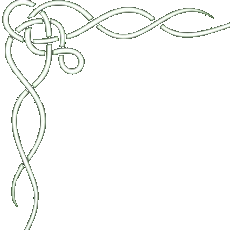
#> input picture instagram/templates/assets/corner_tl.png, 230 x 230 px, found by its file name
$ python tmp_render_second_stage_review.py
#> lines starting #> are read from the running program, lines starting #| are printed output that depends on the picture
### instagram/factory/render_primitives.py
from __future__ import annotations
import math
from pathlib import Path
from typing import Iterable
from PIL import Image, ImageDraw, ImageFont
W,H=1080,1350
BG='#0f2f24'; TEXT='#f4ead7'; ACCENT='#d8b45f'; MUTED='#c8bda8'
CORNER_DIR=Path('instagram/templates/assets')
def font(size:int,bold:bool=False):
    paths=['/usr/share/fonts/truetype/dejavu/DejaVuSans-Bold.ttf' if bold else '/usr/share/fonts/truetype/dejavu/DejaVuSans.ttf','/usr/share/fonts/truetype/liberation2/LiberationSans-Bold.ttf' if bold else '/usr/share/fonts/truetype/liberation2/LiberationSans-Regular.ttf']
    for p in paths:
        if Path(p).exists(): return ImageFont.truetype(p,size=size)
    return ImageFont.load_default()
def base_slide():
    missing=[n for n in ('corner_tl.png','corner_tr.png','corner_bl.png','corner_br.png') if not (CORNER_DIR/n).is_file()]
    if missing: raise FileNotFoundError(f'Approved Instagram corner assets are missing: {missing}')
    im=Image.new('RGB',(W,H),BG)
    for n,pos in [('corner_tl.png',(0,0)),('corner_tr.png',(925,0)),('corner_bl.png',(0,1195)),('corner_br.png',(925,1195))]:
        c=Image.open(CORNER_DIR/n).convert('RGBA').resize((155,155),Image.Resampling.LANCZOS); im.paste(c,pos,c)
#> pass 2 of the loop in base_slide, `for n,pos in [('corner_tl.png',(0,0)),('corner_tr.png',(925,0)),('corn..`:
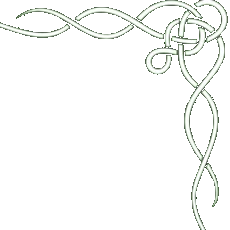
#> input picture instagram/templates/assets/corner_tr.png, 230 x 230 px, found by its file name
#> in base_slide, `im.paste(c, pos, c)`:
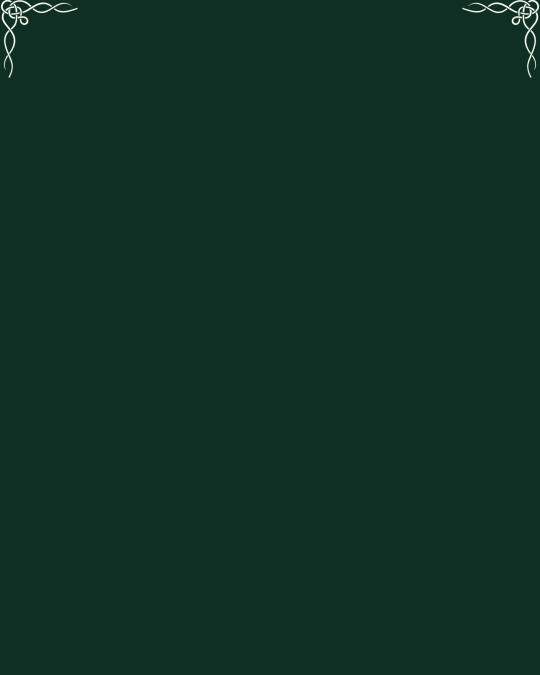
#> im: PIL image 1080x1350 RGB (shown at 1/2 size); mean R, G, B 15.6, 47.6, 36.6
#> pass 2 of the loop in base_slide, `for n,pos in [('corner_tl.png',(0,0)),('corner_tr.png',(925,0)),('corn..`:
#> pass 2 of the loop in base_slide, `for n,pos in [('corner_tl.png',(0,0)),('corner_tr.png',(925,0)),('corn..`:
#> call 3 of explainer, with filename = '03-carers.png', status_label = 'WHERE IT IS NOW'
#> pass 2 of the loop in base_slide, `for n,pos in [('corner_tl.png',(0,0)),('corner_tr.png',(925,0)),('corn..`:
#> in explainer (call 3), `im.save(OUT / filename)`:
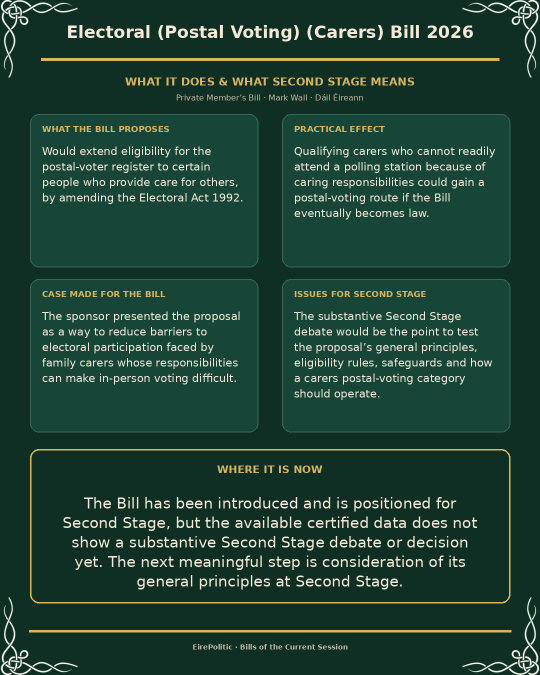
#> saved as 03-carers.png: PIL image 1080x1350 RGB (shown at 1/2 size); mean R, G, B 33.6, 67.7, 53.7
#> pass 2 of the loop in base_slide, `for n,pos in [('corner_tl.png',(0,0)),('corner_tr.png',(925,0)),('corn..`:
#> in process_glossary, `im.save(OUT / '04-process-glossary.png')`:
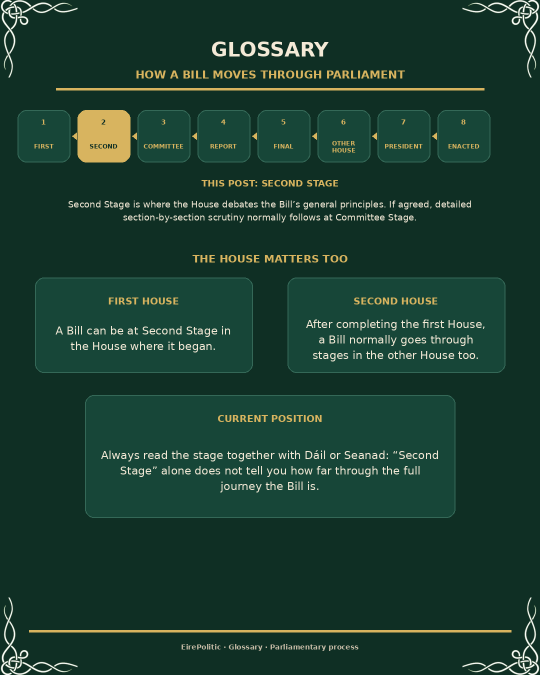
#> saved as 04-process-glossary.png: PIL image 1080x1350 RGB (shown at 1/2 size); mean R, G, B 27.1, 60.9, 47.2
#> pass 2 of the loop in base_slide, `for n,pos in [('corner_tl.png',(0,0)),('corner_tr.png',(925,0)),('corn..`:
    return im
def _width(d,text,f):
    b=d.textbbox((0,0),text,font=f,anchor='la'); return b[2]-b[0]
def wrap_text_px(d,text,f,max_width:int):
    words=str(text or '').split()
    if not words: return []
    lines=[]; cur=words[0]
    for w in words[1:]:
        cand=f'{cur} {w}'
        if _width(d,cand,f)<=max_width: cur=cand
        else: lines.append(cur); cur=w
    lines.append(cur); return lines
def contact_sheet(items:Iterable[tuple[str,Path]],out_path:Path,*,columns:int=4):
    items=list(items); tw,th,lh,g=250,312,34,18; rows=math.ceil(len(items)/columns)
    canvas=Image.new('RGB',(columns*(tw+g)+g,rows*(th+lh+g)+g),BG); d=ImageDraw.Draw(canvas); lf=font(18,True)
    for idx,(label,path) in enumerate(items):
        row,col=divmod(idx,columns); x=g+col*(tw+g); y=g+row*(th+lh+g); im=Image.open(path).convert('RGB'); im.thumbnail((tw,th),Image.Resampling.LANCZOS); canvas.paste(im,(x+(tw-im.width)//2,y)); d.text((x+tw//2,y+th+20),label,font=lf,fill=TEXT,anchor='mm')
    out_path.parent.mkdir(parents=True,exist_ok=True); canvas.save(out_path,quality=92)

### process/tmp_render_second_stage_review.py
#!/usr/bin/env python3
from pathlib import Path
from PIL import Image, ImageDraw
from instagram.factory.render_primitives import base_slide, font, wrap_text_px, contact_sheet, BG, TEXT, ACCENT, MUTED

OUT = Path('artifacts/bill-tracker-second-stage-review')
OUT.mkdir(parents=True, exist_ok=True)
W, H = 1080, 1350
PANEL = '#174638'
OUTLINE = '#346857'


def rule(d, y, l=82, r=998, w=5):
    d.rectangle((l, y, r, y + w), fill=ACCENT)


def panel(d, box, outline=OUTLINE, fill=PANEL, w=2):
    d.rounded_rectangle(box, radius=18, fill=fill, outline=outline, width=w)


def footer(d, text='EirePolitic · Bills of the Current Session'):
    rule(d, 1260, 58, 1022, 4)
    d.text((W // 2, 1286), text, font=font(14, True), fill=MUTED, anchor='ma')


def lines_height(d, lines, f, gap=5):
    heights = []
    for line in lines:
        b = d.textbbox((0, 0), line, font=f)
        heights.append(b[3] - b[1])
    return sum(heights) + gap * max(0, len(lines) - 1)


def wrapped(d, text, x, y, f, width, fill=TEXT, gap=5, center=False):
    lines = wrap_text_px(d, text, f, width)
    cur = y
    for line in lines:
        ax = W // 2 if center else x
        anchor = 'ma' if center else 'la'
        d.text((ax, cur), line, font=f, fill=fill, anchor=anchor)
        b = d.textbbox((ax, cur), line, font=f, anchor=anchor)
        cur = b[3] + gap
    return cur


def draw_centered_block(d, text, box, f, fill=TEXT, gap=5):
    x0, y0, x1, y1 = box
    width = x1 - x0
    lines = wrap_text_px(d, text, f, width)
    total_h = lines_height(d, lines, f, gap)
    cur = y0 + max(0, (y1 - y0 - total_h) // 2)
    cx = (x0 + x1) // 2
    for line in lines:
        d.text((cx, cur), line, font=f, fill=fill, anchor='ma')
        b = d.textbbox((cx, cur), line, font=f, anchor='ma')
        cur = b[3] + gap
    return cur


def fit(d, text, width, start=24, min_size=17, max_lines=7, bold=False):
    for s in range(start, min_size - 1, -1):
        f = font(s, bold)
        lines = wrap_text_px(d, text, f, width)
        if len(lines) <= max_lines:
            return f
    raise RuntimeError(text)


def fit_block(d, text, width, height, start=31, min_size=18, max_lines=7, bold=False, gap=5):
    for s in range(start, min_size - 1, -1):
        f = font(s, bold)
        lines = wrap_text_px(d, text, f, width)
        if len(lines) <= max_lines and lines_height(d, lines, f, gap) <= height:
            return f
    raise RuntimeError(f'text block does not fit: {text}')


def title(d, text, top=44, maxw=910, start=34, min_size=25, max_lines=2):
    f = fit(d, text, maxw, start, min_size, max_lines, True)
    lines = wrap_text_px(d, text, f, maxw)
    cur = top
    for line in lines:
        d.text((W // 2, cur), line, font=f, fill=TEXT, anchor='ma')
        b = d.textbbox((W // 2, cur), line, font=f, anchor='ma')
        cur = b[3] + 4
    return cur


def shared_font(d, texts, width, height, start=22, min_size=16, max_lines=7):
    for s in range(start, min_size - 1, -1):
        f = font(s)
        ok = True
        for t in texts:
            lines = wrap_text_px(d, t, f, width)
            if len(lines) > max_lines or lines_height(d, lines, f, 4) > height:
                ok = False
                break
        if ok:
            return f
    raise RuntimeError('shared text does not fit')


def cover():
    im = base_slide()
    d = ImageDraw.Draw(im)
    d.text((W // 2, 126), 'BILLS OF THE', font=font(28, True), fill=ACCENT, anchor='ma')
    d.text((W // 2, 174), 'CURRENT SESSION', font=font(44, True), fill=TEXT, anchor='ma')
    rule(d, 240, 138, 942, 5)
    d.text((W // 2, 282), 'SECOND STAGE · FORMAT REVIEW', font=font(26, True), fill=ACCENT, anchor='ma')
    wrapped(
        d,
        'At Second Stage, the House debates the general principles of a Bill. Some Bills are awaiting debate; others complete Second Stage and move on for detailed scrutiny.',
        0, 345, font(22), 790, center=True,
    )
    d.text((W // 2, 520), 'IN THIS REVIEW', font=font(23, True), fill=ACCENT, anchor='ma')
    bills = [
        'Anti-Shrinkflation Bill 2026',
        'Broadcasting (Amendment) Bill 2026',
        'Electoral (Postal Voting) (Carers) Bill 2026',
    ]
    y = 570
    for i, b in enumerate(bills, 1):
        panel(d, (76, y, 1004, y + 176))
        d.ellipse((106, y + 58, 164, y + 116), fill=ACCENT)
        d.text((135, y + 87), str(i), font=font(23, True), fill=BG, anchor='mm')
        f = fit(d, b, 760, 24, 19, 3, True)
        lines = wrap_text_px(d, b, f, 760)
        total_h = lines_height(d, lines, f, 4)
        cur = y + (176 - total_h) // 2
        for line in lines:
            d.text((570, cur), line, font=f, fill=TEXT, anchor='ma')
            bb = d.textbbox((570, cur), line, font=f, anchor='ma')
            cur = bb[3] + 4
        y += 198
    footer(d, 'EirePolitic · Second Stage · Format review')
    im.save(OUT / '00-cover.png')


def explainer(filename, title_text, meta, what, effect, case, issues, status_label, status_body):
    im = base_slide()
    d = ImageDraw.Draw(im)
    tb = title(d, title_text)
    ry = max(116, tb + 18)
    rule(d, ry)
    d.text((W // 2, ry + 34), 'WHAT IT DOES & WHAT SECOND STAGE MEANS', font=font(22, True), fill=ACCENT, anchor='ma')
    d.text((W // 2, ry + 70), meta, font=font(16), fill=MUTED, anchor='ma')

    top = ry + 112
    bh = 306
    gap = 24
    boxes = [
        (60, top, 516, top + bh),
        (564, top, 1020, top + bh),
        (60, top + bh + gap, 516, top + 2 * bh + gap),
        (564, top + bh + gap, 1020, top + 2 * bh + gap),
    ]
    labels = ['WHAT THE BILL PROPOSES', 'PRACTICAL EFFECT', 'CASE MADE FOR THE BILL', 'ISSUES FOR SECOND STAGE']
    texts = [what, effect, case, issues]
    bf = shared_font(d, texts, 402, 215, 22, 16, 7)
    for box, label, txt in zip(boxes, labels, texts):
        panel(d, box)
        d.text((box[0] + 24, box[1] + 20), label, font=font(17, True), fill=ACCENT, anchor='la')
        end = wrapped(d, txt, box[0] + 24, box[1] + 61, bf, box[2] - box[0] - 48)
        if end > box[3] - 16:
            raise RuntimeError(f'overflow {filename} {label}')

    sy = boxes[2][3] + 34
    status_box = (60, sy, 1020, 1206)
    panel(d, status_box, outline=ACCENT, fill=BG, w=3)
    d.text((W // 2, sy + 28), status_label, font=font(21, True), fill=ACCENT, anchor='ma')

    text_box = (110, sy + 66, 970, 1180)
    available_h = text_box[3] - text_box[1]
    sf = fit_block(d, status_body, text_box[2] - text_box[0], available_h, start=30, min_size=18, max_lines=6)
    draw_centered_block(d, status_body, text_box, sf)

    footer(d)
    im.save(OUT / filename)


def process_glossary():
    im = base_slide()
    d = ImageDraw.Draw(im)
    d.text((W // 2, 75), 'GLOSSARY', font=font(40, True), fill=TEXT, anchor='ma')
    d.text((W // 2, 136), 'HOW A BILL MOVES THROUGH PARLIAMENT', font=font(22, True), fill=ACCENT, anchor='ma')
    rule(d, 176, 112, 968, 4)

    labels = ['FIRST', 'SECOND', 'COMMITTEE', 'REPORT', 'FINAL', 'OTHER HOUSE', 'PRESIDENT', 'ENACTED']
    x0, y, bw, bh, gap = 35, 220, 105, 104, 15
    for i, lbl in enumerate(labels):
        x = x0 + i * (bw + gap)
        active = lbl == 'SECOND'
        panel(d, (x, y, x + bw, y + bh), outline=ACCENT if active else OUTLINE, fill=ACCENT if active else PANEL)
        d.text((x + bw // 2, y + 24), str(i + 1), font=font(14, True), fill=BG if active else ACCENT, anchor='mm')
        f = fit(d, lbl, bw - 12, 12, 10, 2, True)
        label_box = (x + 6, y + 47, x + bw - 6, y + 92)
        draw_centered_block(d, lbl, label_box, f, fill=BG if active else ACCENT, gap=2)
        if i < len(labels) - 1:
            ax = x + bw + 4
            d.polygon([(ax, y + 52), (ax + 9, y + 45), (ax + 9, y + 59)], fill=ACCENT)

    d.text((W // 2, 356), 'THIS POST: SECOND STAGE', font=font(18, True), fill=ACCENT, anchor='ma')
    wrapped(
        d,
        'Second Stage is where the House debates the Bill’s general principles. If agreed, detailed section-by-section scrutiny normally follows at Committee Stage.',
        0, 398, font(18), 860, center=True,
    )
    d.text((W // 2, 505), 'THE HOUSE MATTERS TOO', font=font(21, True), fill=ACCENT, anchor='ma')

    cards = [
        ('FIRST HOUSE', 'A Bill can be at Second Stage in the House where it began.'),
        ('SECOND HOUSE', 'After completing the first House, a Bill normally goes through stages in the other House too.'),
        ('CURRENT POSITION', 'Always read the stage together with Dáil or Seanad: “Second Stage” alone does not tell you how far through the full journey the Bill is.'),
    ]
    boxes = [(70, 555, 505, 745), (575, 555, 1010, 745), (170, 790, 910, 1035)]
    for (hd, bd), box in zip(cards, boxes):
        panel(d, box)
        cx = (box[0] + box[2]) // 2
        d.text((cx, box[1] + 36), hd, font=font(19, True), fill=ACCENT, anchor='ma')
        body_box = (box[0] + 28, box[1] + 68, box[2] - 28, box[3] - 22)
        body_font = fit_block(d, bd, body_box[2] - body_box[0], body_box[3] - body_box[1], start=22, min_size=18, max_lines=6)
        draw_centered_block(d, bd, body_box, body_font)

    footer(d, 'EirePolitic · Glossary · Parliamentary process')
    im.save(OUT / '04-process-glossary.png')


def second_stage_glossary():
    im = base_slide()
    d = ImageDraw.Draw(im)
    d.text((W // 2, 82), 'SECOND STAGE', font=font(41, True), fill=TEXT, anchor='ma')
    d.text((W // 2, 143), 'WHAT IS THE HOUSE DECIDING?', font=font(23, True), fill=ACCENT, anchor='ma')
    rule(d, 190, 112, 968, 4)

    cards = [
        ('GENERAL PRINCIPLES', 'The main debate is about the broad purpose and approach of the Bill, rather than line-by-line amendment.'),
        ('SECOND READING', 'The ordinary motion asks whether the Bill should be read a second time. If that question is agreed, the Bill can move forward.'),
        ('NOT COMMITTEE STAGE', 'Detailed examination of sections and amendments normally comes later at Committee Stage.'),
        ('NO RECORDED DIVISION', 'A decision can stand without a member-by-member division. If there is no recorded division, we do not invent a party tally.'),
        ('EXACT PROPOSITION', 'If a division occurs, always read the exact question. A vote may be on Second Reading itself, or on a procedural or amending proposition connected with it.'),
    ]
    y = 240
    heights = [165, 175, 165, 185, 205]
    bf = shared_font(d, [x[1] for x in cards], 820, 105, 22, 18, 4)
    for (hd, bd), hh in zip(cards, heights):
        panel(d, (82, y, 998, y + hh))
        d.text((106, y + 24), hd, font=font(20, True), fill=ACCENT, anchor='la')
        wrapped(d, bd, 106, y + 64, bf, 820)
        y += hh + 18

    footer(d, 'EirePolitic · Glossary · Understanding Second Stage')
    im.save(OUT / '05-second-stage-explainer.png')
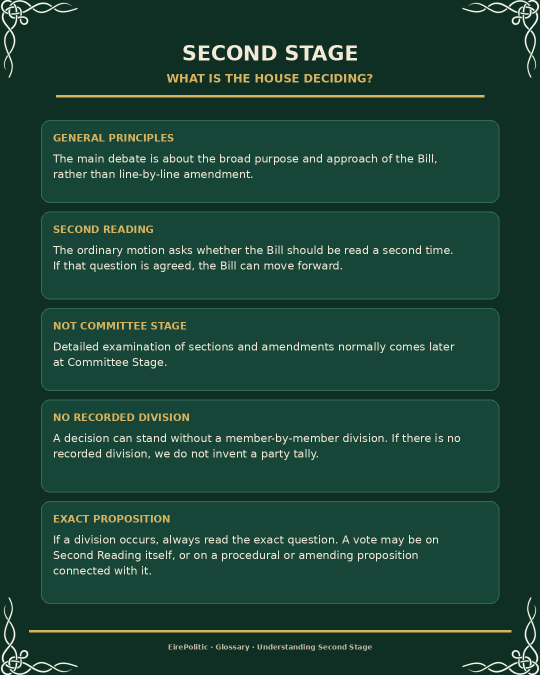
#> saved as 05-second-stage-explainer.png: PIL image 1080x1350 RGB (shown at 1/2 size); mean R, G, B 29.4, 67.4, 53.5


def build_sheet():
    files = [
        '00-cover.png',
        '01-anti-shrinkflation.png',
        '02-broadcasting-explainer.png',
        '03-carers.png',
        '04-process-glossary.png',
        '05-second-stage-explainer.png',
    ]
    for f in files:
        if Image.open(OUT / f).size != (1080, 1350):
            raise RuntimeError(f'bad size {f}')
#> pass 2 of the loop in build_sheet, `for f in files:`:
    contact_sheet([(str(i + 1), OUT / f) for i, f in enumerate(files)], OUT / 'contact-sheet.png', columns=3)
#> in contact_sheet, `items = list(items)`: items = 6 items
#> in contact_sheet, `rows = math.ceil(len(items) / columns)`: rows = 2
#> in contact_sheet, `canvas = Image.new('RGB', (columns * (tw + g) + g, rows * (th + lh + g`:
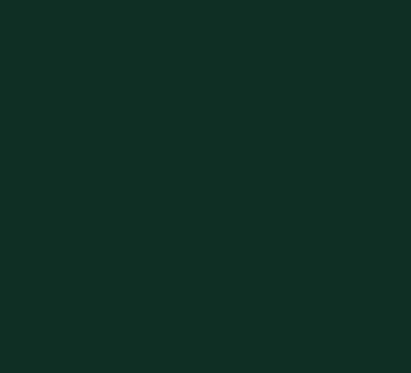
#> canvas: PIL image 822x746 RGB (shown at 1/2 size); mean R, G, B 15, 47, 36
#> in contact_sheet, `row, col = divmod(idx, columns)`: row = 0
#> in contact_sheet, `x = g + col * (tw + g)`: x = 18
#> in contact_sheet, `im.thumbnail((tw, th), Image.Resampling.LANCZOS)`:
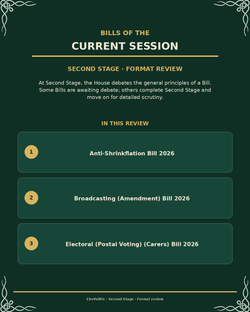
#> im: PIL image 250x312 RGB; mean R, G, B 27, 61.7, 48.3
#> in contact_sheet, `canvas.paste(im, (x + (tw - im.width) // 2, y))`:
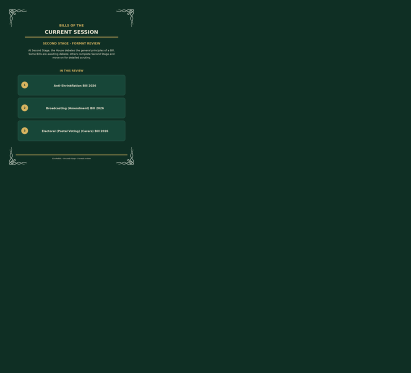
#> canvas: PIL image 822x746 RGB (shown at 1/2 size); mean R, G, B 16.5, 48.9, 37.6
#> pass 2 of the loop in contact_sheet, `for idx,(label,path) in enumerate(items):`:
#> col = 1
#> x = 286
#> in contact_sheet, `canvas.paste(im, (x + (tw - im.width) // 2, y))`:
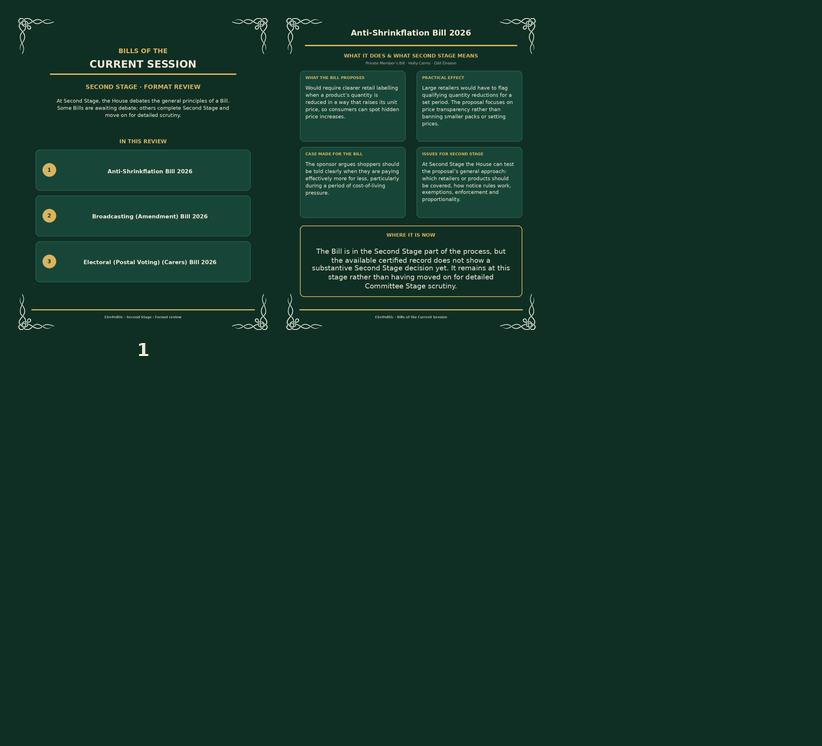
#> canvas: PIL image 822x746 RGB; mean R, G, B 18.8, 51.5, 39.8
#> in contact_sheet, `out_path.parent.mkdir(parents=True, exist_ok=True)`:
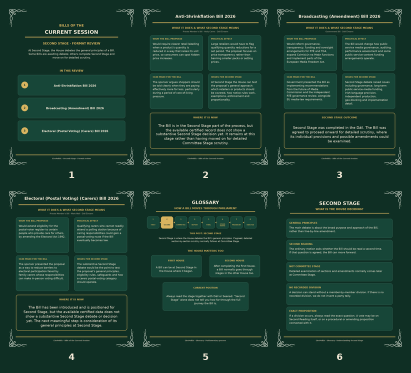
#> saved as contact-sheet.png: PIL image 822x746 RGB (shown at 1/2 size); mean R, G, B 27.1, 61.1, 48


if __name__ == '__main__':
    cover()
    explainer(
        '01-anti-shrinkflation.png',
        'Anti-Shrinkflation Bill 2026',
        'Private Member’s Bill · Holly Cairns · Dáil Éireann',
        'Would require clearer retail labelling when a product’s quantity is reduced in a way that raises its unit price, so consumers can spot hidden price increases.',
        'Large retailers would have to flag qualifying quantity reductions for a set period. The proposal focuses on price transparency rather than banning smaller packs or setting prices.',
        'The sponsor argues shoppers should be told clearly when they are paying effectively more for less, particularly during a period of cost-of-living pressure.',
        'At Second Stage the House can test the proposal’s general approach: which retailers or products should be covered, how notice rules work, exemptions, enforcement and proportionality.',
        'WHERE IT IS NOW',
        'The Bill is in the Second Stage part of the process, but the available certified record does not show a substantive Second Stage decision yet. It remains at this stage rather than having moved on for detailed Committee Stage scrutiny.',
    )
    explainer(
        '02-broadcasting-explainer.png',
        'Broadcasting (Amendment) Bill 2026',
        'Government Bill · Dáil Éireann',
        'Would reform governance, transparency, funding and oversight arrangements for RTÉ and TG4, expand Coimisiún na Meán functions and implement parts of the European Media Freedom Act.',
        'The Bill would change how public service media governance, auditing, performance assessment and some public-service-content funding arrangements operate.',
        'Government presented the Bill as implementing recommendations from the Future of Media Commission and the independent RTÉ governance review, alongside EU media-law requirements.',
        'Second Stage debate raised issues including governance, long-term public-service-media funding, Irish-language provision, independent production, geo-blocking and implementation detail.',
        'SECOND STAGE OUTCOME',
        'Second Stage was completed in the Dáil. The Bill was agreed to proceed onward for detailed scrutiny, where its individual provisions and possible amendments could be examined.',
    )
    explainer(
        '03-carers.png',
        'Electoral (Postal Voting) (Carers) Bill 2026',
        'Private Member’s Bill · Mark Wall · Dáil Éireann',
        'Would extend eligibility for the postal-voter register to certain people who provide care for others, by amending the Electoral Act 1992.',
        'Qualifying carers who cannot readily attend a polling station because of caring responsibilities could gain a postal-voting route if the Bill eventually becomes law.',
        'The sponsor presented the proposal as a way to reduce barriers to electoral participation faced by family carers whose responsibilities can make in-person voting difficult.',
        'The substantive Second Stage debate would be the point to test the proposal’s general principles, eligibility rules, safeguards and how a carers postal-voting category should operate.',
        'WHERE IT IS NOW',
        'The Bill has been introduced and is positioned for Second Stage, but the available certified data does not show a substantive Second Stage debate or decision yet. The next meaningful step is consideration of its general principles at Second Stage.',
    )
    process_glossary()
    second_stage_glossary()
    build_sheet()
    print(OUT)
